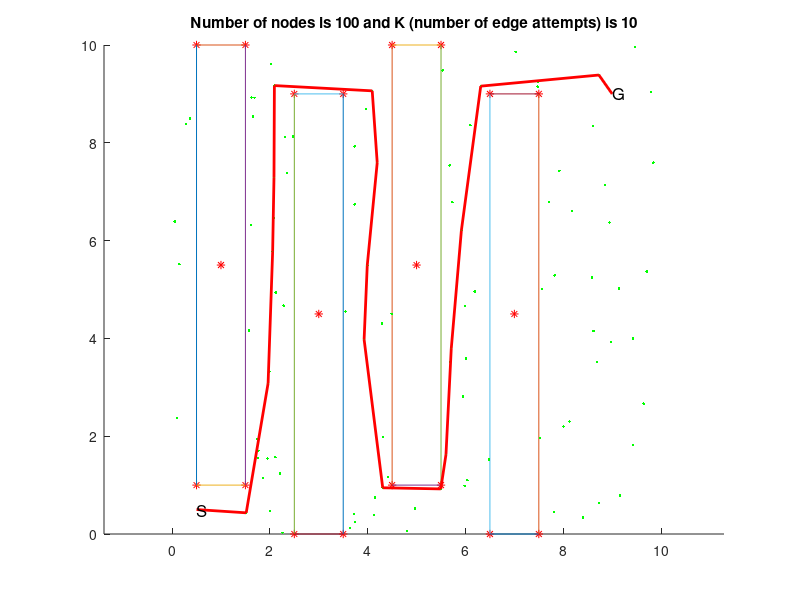

Write the MATLAB code that produced this figure.
clf
% Automatically generated by solvePlanningProblem using
% #nodes=100
% #edges per node10
% step size for collision check 0.1
% xMin=0
% xMax=10
% yMin=0
% yMax=10
% worldModel="MyWorld"
% problem spec file "problem2.txt"

clf
hold on
plot(1,5.5,'*r')
plot(0.5,1,'*r')
plot(0.5,10,'*r')
plot(1.5,10,'*r')
plot(1.5,1,'*r')
plot([0.5 0.5],[1,10])
plot([1.5 0.5],[10,10])
plot([0.5 1.5],[1,1])
plot([1.5 1.5],[10,1])
plot(3,4.5,'*r')
plot(2.5,0,'*r')
plot(2.5,9,'*r')
plot(3.5,9,'*r')
plot(3.5,0,'*r')
plot([2.5 2.5],[0,9])
plot([3.5 2.5],[9,9])
plot([2.5 3.5],[0,0])
plot([3.5 3.5],[9,0])
plot(5,5.5,'*r')
plot(4.5,1,'*r')
plot(4.5,10,'*r')
plot(5.5,10,'*r')
plot(5.5,1,'*r')
plot([4.5 4.5],[1,10])
plot([5.5 4.5],[10,10])
plot([4.5 5.5],[1,1])
plot([5.5 5.5],[10,1])
plot(7,4.5,'*r')
plot(6.5,0,'*r')
plot(6.5,9,'*r')
plot(7.5,9,'*r')
plot(7.5,0,'*r')
plot([6.5 6.5],[0,9])
plot([7.5 6.5],[9,9])
plot([6.5 7.5],[0,0])
plot([7.5 7.5],[9,0])
plot(8.94546,6.3695,'.g')
plot(2.25858,0.0255504,'.g')
plot(9.42607,3.99754,'.g')
plot(4.80931,0.0593302,'.g')
plot(5.60133,1.62691,'.g')
plot(2.2057,1.23496,'.g')
plot(5.98387,0.985965,'.g')
plot(3.54641,4.55184,'.g')
plot(1.98985,3.32525,'.g')
plot(7.82444,5.28703,'.g')
plot(9.14173,5.01807,'.g')
plot(8.72906,9.38582,'.g')
plot(7.47601,9.24599,'.g')
plot(8.61868,4.15015,'.g')
plot(1.61161,6.31917,'.g')
plot(6.3122,9.1585,'.g')
plot(5.53576,9.48221,'.g')
plot(7.52615,1.96157,'.g')
plot(8.1283,2.29969,'.g')
plot(4.30779,0.945295,'.g')
plot(7.5656,5.00445,'.g')
plot(9.8404,7.59521,'.g')
plot(8.61179,8.3472,'.g')
plot(8.58483,5.24628,'.g')
plot(4.29192,4.30535,'.g')
plot(0.1001,2.3723,'.g')
plot(8.00453,2.19928,'.g')
plot(4.42204,1.16331,'.g')
plot(1.68495,8.92146,'.g')
plot(4.14772,0.745988,'.g')
plot(7.81225,0.4542,'.g')
plot(3.73515,6.74084,'.g')
plot(4.96463,0.525622,'.g')
plot(4.13044,0.387375,'.g')
plot(5.49479,0.922157,'.g')
plot(8.69421,3.51751,'.g')
plot(8.84674,7.13578,'.g')
plot(5.95007,2.80799,'.g')
plot(3.92717,3.97793,'.g')
plot(5.67784,7.53788,'.g')
plot(9.16111,0.783961,'.g')
plot(6.03803,1.10161,'.g')
plot(7.476,9.14777,'.g')
plot(1.85941,1.14928,'.g')
plot(5.91636,6.20742,'.g')
plot(8.17853,6.61044,'.g')
plot(1.65577,8.53869,'.g')
plot(9.78872,9.0368,'.g')
plot(1.51606,0.433272,'.g')
plot(2.00098,0.473928,'.g')
plot(5.99302,4.66635,'.g')
plot(5.73432,6.78561,'.g')
plot(5.70916,3.78843,'.g')
plot(2.11231,1.57208,'.g')
plot(1.96365,3.08227,'.g')
plot(3.73834,0.248942,'.g')
plot(3.9691,8.68817,'.g')
plot(2.08409,7.28964,'.g')
plot(7.02564,9.86222,'.g')
plot(4.3132,1.98444,'.g')
plot(2.47088,8.13014,'.g')
plot(6.09855,8.35978,'.g')
plot(9.64376,2.66676,'.g')
plot(0.284309,8.38748,'.g')
plot(8.40485,0.340634,'.g')
plot(7.71445,6.78682,'.g')
plot(6.01318,3.58759,'.g')
plot(2.05663,5.77256,'.g')
plot(9.42773,1.81504,'.g')
plot(8.73271,0.634281,'.g')
plot(0.367614,8.49301,'.g')
plot(2.02949,9.61161,'.g')
plot(2.34589,7.38221,'.g')
plot(4.09288,9.06242,'.g')
plot(2.09253,9.17029,'.g')
plot(1.57578,4.15856,'.g')
plot(9.46332,9.96206,'.g')
plot(2.30845,8.12201,'.g')
plot(1.62426,8.9286,'.g')
plot(9.70699,5.36632,'.g')
plot(1.76306,1.70302,'.g')
plot(6.4837,1.51943,'.g')
plot(4.19513,7.59349,'.g')
plot(3.73463,7.92537,'.g')
plot(1.73154,1.93804,'.g')
plot(3.71633,0.41081,'.g')
plot(4.49066,4.50177,'.g')
plot(0.0545243,6.38997,'.g')
plot(6.19057,4.95608,'.g')
plot(2.07512,6.46478,'.g')
plot(3.64135,0.124229,'.g')
plot(7.92036,7.42839,'.g')
plot(8.97626,3.92456,'.g')
plot(0.150266,5.52045,'.g')
plot(2.12262,4.93907,'.g')
plot(5.68951,3.51799,'.g')
plot(3.99152,5.49365,'.g')
plot(1.76305,1.55808,'.g')
plot(2.28326,4.67019,'.g')
plot(1.94928,1.54588,'.g')
if 0
  plot([9.42607,8.94546] ,[3.99754, 6.3695], 'k')
  plot([2.2057,2.25858] ,[1.23496, 0.0255504], 'k')
  plot([5.98387,5.60133] ,[0.985965, 1.62691], 'k')
  plot([5.98387,4.80931] ,[0.985965, 0.0593302], 'k')
  plot([1.98985,2.2057] ,[3.32525, 1.23496], 'k')
  plot([1.98985,2.25858] ,[3.32525, 0.0255504], 'k')
  plot([7.82444,8.94546] ,[5.28703, 6.3695], 'k')
  plot([7.82444,9.42607] ,[5.28703, 3.99754], 'k')
  plot([9.14173,9.42607] ,[5.01807, 3.99754], 'k')
  plot([9.14173,7.82444] ,[5.01807, 5.28703], 'k')
  plot([9.14173,8.94546] ,[5.01807, 6.3695], 'k')
  plot([8.72906,8.94546] ,[9.38582, 6.3695], 'k')
  plot([8.72906,7.82444] ,[9.38582, 5.28703], 'k')
  plot([8.72906,9.14173] ,[9.38582, 5.01807], 'k')
  plot([8.72906,9.42607] ,[9.38582, 3.99754], 'k')
  plot([7.47601,8.72906] ,[9.24599, 9.38582], 'k')
  plot([7.47601,8.94546] ,[9.24599, 6.3695], 'k')
  plot([7.47601,7.82444] ,[9.24599, 5.28703], 'k')
  plot([7.47601,9.14173] ,[9.24599, 5.01807], 'k')
  plot([7.47601,9.42607] ,[9.24599, 3.99754], 'k')
  plot([8.61868,9.42607] ,[4.15015, 3.99754], 'k')
  plot([8.61868,9.14173] ,[4.15015, 5.01807], 'k')
  plot([8.61868,7.82444] ,[4.15015, 5.28703], 'k')
  plot([8.61868,8.94546] ,[4.15015, 6.3695], 'k')
  plot([8.61868,7.47601] ,[4.15015, 9.24599], 'k')
  plot([8.61868,8.72906] ,[4.15015, 9.38582], 'k')
  plot([1.61161,1.98985] ,[6.31917, 3.32525], 'k')
  plot([1.61161,2.2057] ,[6.31917, 1.23496], 'k')
  plot([1.61161,2.25858] ,[6.31917, 0.0255504], 'k')
  plot([6.3122,7.47601] ,[9.1585, 9.24599], 'k')
  plot([6.3122,8.72906] ,[9.1585, 9.38582], 'k')
  plot([5.53576,6.3122] ,[9.48221, 9.1585], 'k')
  plot([5.53576,7.47601] ,[9.48221, 9.24599], 'k')
  plot([5.53576,8.72906] ,[9.48221, 9.38582], 'k')
  plot([7.52615,8.61868] ,[1.96157, 4.15015], 'k')
  plot([7.52615,9.42607] ,[1.96157, 3.99754], 'k')
  plot([7.52615,7.82444] ,[1.96157, 5.28703], 'k')
  plot([7.52615,9.14173] ,[1.96157, 5.01807], 'k')
  plot([7.52615,8.94546] ,[1.96157, 6.3695], 'k')
  plot([8.1283,8.61868] ,[2.29969, 4.15015], 'k')
  plot([8.1283,9.42607] ,[2.29969, 3.99754], 'k')
  plot([8.1283,9.14173] ,[2.29969, 5.01807], 'k')
  plot([8.1283,7.82444] ,[2.29969, 5.28703], 'k')
  plot([8.1283,8.94546] ,[2.29969, 6.3695], 'k')
  plot([4.30779,4.80931] ,[0.945295, 0.0593302], 'k')
  plot([4.30779,5.98387] ,[0.945295, 0.985965], 'k')
  plot([4.30779,3.54641] ,[0.945295, 4.55184], 'k')
  plot([7.5656,7.82444] ,[5.00445, 5.28703], 'k')
  plot([7.5656,8.61868] ,[5.00445, 4.15015], 'k')
  plot([7.5656,9.14173] ,[5.00445, 5.01807], 'k')
  plot([7.5656,8.94546] ,[5.00445, 6.3695], 'k')
  plot([7.5656,9.42607] ,[5.00445, 3.99754], 'k')
  plot([7.5656,8.1283] ,[5.00445, 2.29969], 'k')
  plot([7.5656,7.52615] ,[5.00445, 1.96157], 'k')
  plot([9.8404,8.94546] ,[7.59521, 6.3695], 'k')
  plot([9.8404,8.72906] ,[7.59521, 9.38582], 'k')
  plot([9.8404,9.14173] ,[7.59521, 5.01807], 'k')
  plot([9.8404,7.47601] ,[7.59521, 9.24599], 'k')
  plot([9.8404,7.82444] ,[7.59521, 5.28703], 'k')
  plot([9.8404,9.42607] ,[7.59521, 3.99754], 'k')
  plot([9.8404,8.61868] ,[7.59521, 4.15015], 'k')
  plot([8.61179,8.72906] ,[8.3472, 9.38582], 'k')
  plot([8.61179,9.8404] ,[8.3472, 7.59521], 'k')
  plot([8.61179,7.47601] ,[8.3472, 9.24599], 'k')
  plot([8.61179,8.94546] ,[8.3472, 6.3695], 'k')
  plot([8.61179,7.82444] ,[8.3472, 5.28703], 'k')
  plot([8.61179,9.14173] ,[8.3472, 5.01807], 'k')
  plot([8.61179,7.5656] ,[8.3472, 5.00445], 'k')
  plot([8.61179,8.61868] ,[8.3472, 4.15015], 'k')
  plot([8.58483,9.14173] ,[5.24628, 5.01807], 'k')
  plot([8.58483,7.82444] ,[5.24628, 5.28703], 'k')
  plot([8.58483,8.61868] ,[5.24628, 4.15015], 'k')
  plot([8.58483,8.94546] ,[5.24628, 6.3695], 'k')
  plot([8.58483,9.42607] ,[5.24628, 3.99754], 'k')
  plot([8.58483,9.8404] ,[5.24628, 7.59521], 'k')
  plot([8.58483,8.1283] ,[5.24628, 2.29969], 'k')
  plot([8.58483,8.61179] ,[5.24628, 8.3472], 'k')
  plot([4.29192,4.30779] ,[4.30535, 0.945295], 'k')
  plot([8.00453,8.1283] ,[2.19928, 2.29969], 'k')
  plot([8.00453,8.61868] ,[2.19928, 4.15015], 'k')
  plot([8.00453,9.42607] ,[2.19928, 3.99754], 'k')
  plot([8.00453,7.5656] ,[2.19928, 5.00445], 'k')
  plot([8.00453,9.14173] ,[2.19928, 5.01807], 'k')
  plot([8.00453,7.82444] ,[2.19928, 5.28703], 'k')
  plot([8.00453,8.58483] ,[2.19928, 5.24628], 'k')
  plot([4.42204,4.30779] ,[1.16331, 0.945295], 'k')
  plot([4.42204,4.80931] ,[1.16331, 0.0593302], 'k')
  plot([4.42204,4.29192] ,[1.16331, 4.30535], 'k')
  plot([4.42204,3.54641] ,[1.16331, 4.55184], 'k')
  plot([1.68495,1.61161] ,[8.92146, 6.31917], 'k')
  plot([1.68495,1.98985] ,[8.92146, 3.32525], 'k')
  plot([4.14772,4.30779] ,[0.745988, 0.945295], 'k')
  plot([4.14772,4.42204] ,[0.745988, 1.16331], 'k')
  plot([4.14772,4.80931] ,[0.745988, 0.0593302], 'k')
  plot([4.14772,5.98387] ,[0.745988, 0.985965], 'k')
  plot([4.14772,4.29192] ,[0.745988, 4.30535], 'k')
  plot([7.81225,7.52615] ,[0.4542, 1.96157], 'k')
  plot([7.81225,8.00453] ,[0.4542, 2.19928], 'k')
  plot([7.81225,8.1283] ,[0.4542, 2.29969], 'k')
  plot([7.81225,8.61868] ,[0.4542, 4.15015], 'k')
  plot([3.73515,3.54641] ,[6.74084, 4.55184], 'k')
  plot([3.73515,4.29192] ,[6.74084, 4.30535], 'k')
  plot([4.96463,4.80931] ,[0.525622, 0.0593302], 'k')
  plot([4.96463,4.30779] ,[0.525622, 0.945295], 'k')
  plot([4.96463,4.14772] ,[0.525622, 0.745988], 'k')
  plot([4.96463,5.98387] ,[0.525622, 0.985965], 'k')
  plot([4.13044,4.14772] ,[0.387375, 0.745988], 'k')
  plot([4.13044,4.30779] ,[0.387375, 0.945295], 'k')
  plot([4.13044,4.80931] ,[0.387375, 0.0593302], 'k')
  plot([4.13044,4.42204] ,[0.387375, 1.16331], 'k')
  plot([4.13044,4.96463] ,[0.387375, 0.525622], 'k')
  plot([4.13044,5.98387] ,[0.387375, 0.985965], 'k')
  plot([5.49479,5.98387] ,[0.922157, 0.985965], 'k')
  plot([5.49479,4.96463] ,[0.922157, 0.525622], 'k')
  plot([5.49479,5.60133] ,[0.922157, 1.62691], 'k')
  plot([5.49479,4.80931] ,[0.922157, 0.0593302], 'k')
  plot([5.49479,4.30779] ,[0.922157, 0.945295], 'k')
  plot([5.49479,4.14772] ,[0.922157, 0.745988], 'k')
  plot([5.49479,4.13044] ,[0.922157, 0.387375], 'k')
  plot([8.69421,8.61868] ,[3.51751, 4.15015], 'k')
  plot([8.69421,9.42607] ,[3.51751, 3.99754], 'k')
  plot([8.69421,8.1283] ,[3.51751, 2.29969], 'k')
  plot([8.69421,8.00453] ,[3.51751, 2.19928], 'k')
  plot([8.69421,9.14173] ,[3.51751, 5.01807], 'k')
  plot([8.69421,8.58483] ,[3.51751, 5.24628], 'k')
  plot([8.69421,7.5656] ,[3.51751, 5.00445], 'k')
  plot([8.69421,7.82444] ,[3.51751, 5.28703], 'k')
  plot([8.69421,8.94546] ,[3.51751, 6.3695], 'k')
  plot([8.84674,8.94546] ,[7.13578, 6.3695], 'k')
  plot([8.84674,9.8404] ,[7.13578, 7.59521], 'k')
  plot([8.84674,8.61179] ,[7.13578, 8.3472], 'k')
  plot([8.84674,8.58483] ,[7.13578, 5.24628], 'k')
  plot([8.84674,7.82444] ,[7.13578, 5.28703], 'k')
  plot([8.84674,9.14173] ,[7.13578, 5.01807], 'k')
  plot([8.84674,8.72906] ,[7.13578, 9.38582], 'k')
  plot([8.84674,7.5656] ,[7.13578, 5.00445], 'k')
  plot([8.84674,7.47601] ,[7.13578, 9.24599], 'k')
  plot([8.84674,8.61868] ,[7.13578, 4.15015], 'k')
  plot([5.95007,5.60133] ,[2.80799, 1.62691], 'k')
  plot([5.95007,5.98387] ,[2.80799, 0.985965], 'k')
  plot([5.95007,5.49479] ,[2.80799, 0.922157], 'k')
  plot([3.92717,4.29192] ,[3.97793, 4.30535], 'k')
  plot([3.92717,3.73515] ,[3.97793, 6.74084], 'k')
  plot([3.92717,4.42204] ,[3.97793, 1.16331], 'k')
  plot([3.92717,4.30779] ,[3.97793, 0.945295], 'k')
  plot([3.92717,4.14772] ,[3.97793, 0.745988], 'k')
  plot([5.67784,6.3122] ,[7.53788, 9.1585], 'k')
  plot([5.67784,5.53576] ,[7.53788, 9.48221], 'k')
  plot([9.16111,7.81225] ,[0.783961, 0.4542], 'k')
  plot([9.16111,8.00453] ,[0.783961, 2.19928], 'k')
  plot([9.16111,8.1283] ,[0.783961, 2.29969], 'k')
  plot([9.16111,8.69421] ,[0.783961, 3.51751], 'k')
  plot([9.16111,9.42607] ,[0.783961, 3.99754], 'k')
  plot([9.16111,8.61868] ,[0.783961, 4.15015], 'k')
  plot([6.03803,5.98387] ,[1.10161, 0.985965], 'k')
  plot([6.03803,5.49479] ,[1.10161, 0.922157], 'k')
  plot([6.03803,5.60133] ,[1.10161, 1.62691], 'k')
  plot([6.03803,4.96463] ,[1.10161, 0.525622], 'k')
  plot([6.03803,4.80931] ,[1.10161, 0.0593302], 'k')
  plot([6.03803,5.95007] ,[1.10161, 2.80799], 'k')
  plot([7.476,7.47601] ,[9.14777, 9.24599], 'k')
  plot([7.476,6.3122] ,[9.14777, 9.1585], 'k')
  plot([7.476,8.72906] ,[9.14777, 9.38582], 'k')
  plot([7.476,8.61179] ,[9.14777, 8.3472], 'k')
  plot([7.476,8.84674] ,[9.14777, 7.13578], 'k')
  plot([7.476,9.8404] ,[9.14777, 7.59521], 'k')
  plot([7.476,8.94546] ,[9.14777, 6.3695], 'k')
  plot([1.85941,2.2057] ,[1.14928, 1.23496], 'k')
  plot([1.85941,2.25858] ,[1.14928, 0.0255504], 'k')
  plot([1.85941,1.98985] ,[1.14928, 3.32525], 'k')
  plot([5.91636,5.67784] ,[6.20742, 7.53788], 'k')
  plot([5.91636,6.3122] ,[6.20742, 9.1585], 'k')
  plot([8.17853,8.94546] ,[6.61044, 6.3695], 'k')
  plot([8.17853,8.84674] ,[6.61044, 7.13578], 'k')
  plot([8.17853,7.82444] ,[6.61044, 5.28703], 'k')
  plot([8.17853,8.58483] ,[6.61044, 5.24628], 'k')
  plot([8.17853,7.5656] ,[6.61044, 5.00445], 'k')
  plot([8.17853,8.61179] ,[6.61044, 8.3472], 'k')
  plot([8.17853,9.14173] ,[6.61044, 5.01807], 'k')
  plot([8.17853,9.8404] ,[6.61044, 7.59521], 'k')
  plot([8.17853,8.61868] ,[6.61044, 4.15015], 'k')
  plot([1.65577,1.68495] ,[8.53869, 8.92146], 'k')
  plot([1.65577,1.61161] ,[8.53869, 6.31917], 'k')
  plot([9.78872,8.72906] ,[9.0368, 9.38582], 'k')
  plot([9.78872,8.61179] ,[9.0368, 8.3472], 'k')
  plot([9.78872,9.8404] ,[9.0368, 7.59521], 'k')
  plot([9.78872,8.84674] ,[9.0368, 7.13578], 'k')
  plot([9.78872,7.476] ,[9.0368, 9.14777], 'k')
  plot([9.78872,7.47601] ,[9.0368, 9.24599], 'k')
  plot([9.78872,8.94546] ,[9.0368, 6.3695], 'k')
  plot([9.78872,8.17853] ,[9.0368, 6.61044], 'k')
  plot([9.78872,6.3122] ,[9.0368, 9.1585], 'k')
  plot([9.78872,8.58483] ,[9.0368, 5.24628], 'k')
  plot([1.51606,1.85941] ,[0.433272, 1.14928], 'k')
  plot([1.51606,2.25858] ,[0.433272, 0.0255504], 'k')
  plot([1.51606,2.2057] ,[0.433272, 1.23496], 'k')
  plot([1.51606,1.98985] ,[0.433272, 3.32525], 'k')
  plot([2.00098,1.51606] ,[0.473928, 0.433272], 'k')
  plot([2.00098,2.25858] ,[0.473928, 0.0255504], 'k')
  plot([2.00098,1.85941] ,[0.473928, 1.14928], 'k')
  plot([2.00098,2.2057] ,[0.473928, 1.23496], 'k')
  plot([5.99302,5.91636] ,[4.66635, 6.20742], 'k')
  plot([5.99302,5.95007] ,[4.66635, 2.80799], 'k')
  plot([5.99302,5.67784] ,[4.66635, 7.53788], 'k')
  plot([5.73432,5.91636] ,[6.78561, 6.20742], 'k')
  plot([5.73432,5.67784] ,[6.78561, 7.53788], 'k')
  plot([5.73432,5.99302] ,[6.78561, 4.66635], 'k')
  plot([5.73432,6.3122] ,[6.78561, 9.1585], 'k')
  plot([5.73432,5.53576] ,[6.78561, 9.48221], 'k')
  plot([5.70916,5.99302] ,[3.78843, 4.66635], 'k')
  plot([5.70916,5.95007] ,[3.78843, 2.80799], 'k')
  plot([5.70916,5.60133] ,[3.78843, 1.62691], 'k')
  plot([5.70916,5.91636] ,[3.78843, 6.20742], 'k')
  plot([2.11231,2.2057] ,[1.57208, 1.23496], 'k')
  plot([2.11231,1.85941] ,[1.57208, 1.14928], 'k')
  plot([2.11231,2.00098] ,[1.57208, 0.473928], 'k')
  plot([2.11231,1.51606] ,[1.57208, 0.433272], 'k')
  plot([2.11231,2.25858] ,[1.57208, 0.0255504], 'k')
  plot([2.11231,1.98985] ,[1.57208, 3.32525], 'k')
  plot([1.96365,1.98985] ,[3.08227, 3.32525], 'k')
  plot([1.96365,2.11231] ,[3.08227, 1.57208], 'k')
  plot([1.96365,2.2057] ,[3.08227, 1.23496], 'k')
  plot([1.96365,1.85941] ,[3.08227, 1.14928], 'k')
  plot([1.96365,2.00098] ,[3.08227, 0.473928], 'k')
  plot([1.96365,1.51606] ,[3.08227, 0.433272], 'k')
  plot([3.73834,4.13044] ,[0.248942, 0.387375], 'k')
  plot([3.73834,4.14772] ,[0.248942, 0.745988], 'k')
  plot([3.73834,4.30779] ,[0.248942, 0.945295], 'k')
  plot([3.73834,4.80931] ,[0.248942, 0.0593302], 'k')
  plot([3.73834,4.42204] ,[0.248942, 1.16331], 'k')
  plot([3.73834,4.96463] ,[0.248942, 0.525622], 'k')
  plot([3.73834,5.49479] ,[0.248942, 0.922157], 'k')
  plot([3.9691,3.73515] ,[8.68817, 6.74084], 'k')
  plot([2.08409,1.61161] ,[7.28964, 6.31917], 'k')
  plot([2.08409,1.65577] ,[7.28964, 8.53869], 'k')
  plot([2.08409,1.68495] ,[7.28964, 8.92146], 'k')
  plot([7.02564,7.47601] ,[9.86222, 9.24599], 'k')
  plot([7.02564,7.476] ,[9.86222, 9.14777], 'k')
  plot([7.02564,6.3122] ,[9.86222, 9.1585], 'k')
  plot([7.02564,8.72906] ,[9.86222, 9.38582], 'k')
  plot([7.02564,8.61179] ,[9.86222, 8.3472], 'k')
  plot([7.02564,9.78872] ,[9.86222, 9.0368], 'k')
  plot([7.02564,8.84674] ,[9.86222, 7.13578], 'k')
  plot([4.3132,4.42204] ,[1.98444, 1.16331], 'k')
  plot([4.3132,4.30779] ,[1.98444, 0.945295], 'k')
  plot([4.3132,4.14772] ,[1.98444, 0.745988], 'k')
  plot([4.3132,4.13044] ,[1.98444, 0.387375], 'k')
  plot([4.3132,3.73834] ,[1.98444, 0.248942], 'k')
  plot([2.47088,1.65577] ,[8.13014, 8.53869], 'k')
  plot([2.47088,2.08409] ,[8.13014, 7.28964], 'k')
  plot([2.47088,1.68495] ,[8.13014, 8.92146], 'k')
  plot([2.47088,1.61161] ,[8.13014, 6.31917], 'k')
  plot([6.09855,6.3122] ,[8.35978, 9.1585], 'k')
  plot([6.09855,5.67784] ,[8.35978, 7.53788], 'k')
  plot([6.09855,5.73432] ,[8.35978, 6.78561], 'k')
  plot([6.09855,7.02564] ,[8.35978, 9.86222], 'k')
  plot([6.09855,5.91636] ,[8.35978, 6.20742], 'k')
  plot([9.64376,8.69421] ,[2.66676, 3.51751], 'k')
  plot([9.64376,9.42607] ,[2.66676, 3.99754], 'k')
  plot([9.64376,8.1283] ,[2.66676, 2.29969], 'k')
  plot([9.64376,8.00453] ,[2.66676, 2.19928], 'k')
  plot([9.64376,8.61868] ,[2.66676, 4.15015], 'k')
  plot([9.64376,9.16111] ,[2.66676, 0.783961], 'k')
  plot([9.64376,9.14173] ,[2.66676, 5.01807], 'k')
  plot([9.64376,8.58483] ,[2.66676, 5.24628], 'k')
  plot([9.64376,7.81225] ,[2.66676, 0.4542], 'k')
  plot([8.40485,7.81225] ,[0.340634, 0.4542], 'k')
  plot([8.40485,9.16111] ,[0.340634, 0.783961], 'k')
  plot([8.40485,8.00453] ,[0.340634, 2.19928], 'k')
  plot([8.40485,8.1283] ,[0.340634, 2.29969], 'k')
  plot([8.40485,9.64376] ,[0.340634, 2.66676], 'k')
  plot([7.71445,8.17853] ,[6.78682, 6.61044], 'k')
  plot([7.71445,8.84674] ,[6.78682, 7.13578], 'k')
  plot([7.71445,8.94546] ,[6.78682, 6.3695], 'k')
  plot([7.71445,7.82444] ,[6.78682, 5.28703], 'k')
  plot([7.71445,8.58483] ,[6.78682, 5.24628], 'k')
  plot([7.71445,7.5656] ,[6.78682, 5.00445], 'k')
  plot([7.71445,8.61179] ,[6.78682, 8.3472], 'k')
  plot([6.01318,5.70916] ,[3.58759, 3.78843], 'k')
  plot([6.01318,5.95007] ,[3.58759, 2.80799], 'k')
  plot([6.01318,5.99302] ,[3.58759, 4.66635], 'k')
  plot([6.01318,5.60133] ,[3.58759, 1.62691], 'k')
  plot([2.05663,1.61161] ,[5.77256, 6.31917], 'k')
  plot([2.05663,2.08409] ,[5.77256, 7.28964], 'k')
  plot([2.05663,2.47088] ,[5.77256, 8.13014], 'k')
  plot([2.05663,1.98985] ,[5.77256, 3.32525], 'k')
  plot([2.05663,1.96365] ,[5.77256, 3.08227], 'k')
  plot([2.05663,1.65577] ,[5.77256, 8.53869], 'k')
  plot([9.42773,9.64376] ,[1.81504, 2.66676], 'k')
  plot([9.42773,9.16111] ,[1.81504, 0.783961], 'k')
  plot([9.42773,8.1283] ,[1.81504, 2.29969], 'k')
  plot([9.42773,8.00453] ,[1.81504, 2.19928], 'k')
  plot([9.42773,8.40485] ,[1.81504, 0.340634], 'k')
  plot([9.42773,8.69421] ,[1.81504, 3.51751], 'k')
  plot([9.42773,7.81225] ,[1.81504, 0.4542], 'k')
  plot([9.42773,9.42607] ,[1.81504, 3.99754], 'k')
  plot([9.42773,8.61868] ,[1.81504, 4.15015], 'k')
  plot([8.73271,8.40485] ,[0.634281, 0.340634], 'k')
  plot([8.73271,9.16111] ,[0.634281, 0.783961], 'k')
  plot([8.73271,7.81225] ,[0.634281, 0.4542], 'k')
  plot([8.73271,9.42773] ,[0.634281, 1.81504], 'k')
  plot([8.73271,8.00453] ,[0.634281, 2.19928], 'k')
  plot([8.73271,8.1283] ,[0.634281, 2.29969], 'k')
  plot([8.73271,9.64376] ,[0.634281, 2.66676], 'k')
  plot([0.367614,0.284309] ,[8.49301, 8.38748], 'k')
  plot([2.02949,1.68495] ,[9.61161, 8.92146], 'k')
  plot([2.02949,1.65577] ,[9.61161, 8.53869], 'k')
  plot([2.02949,2.47088] ,[9.61161, 8.13014], 'k')
  plot([2.02949,2.08409] ,[9.61161, 7.28964], 'k')
  plot([2.02949,1.61161] ,[9.61161, 6.31917], 'k')
  plot([2.34589,2.08409] ,[7.38221, 7.28964], 'k')
  plot([2.34589,2.47088] ,[7.38221, 8.13014], 'k')
  plot([2.34589,1.61161] ,[7.38221, 6.31917], 'k')
  plot([2.34589,1.65577] ,[7.38221, 8.53869], 'k')
  plot([2.34589,2.05663] ,[7.38221, 5.77256], 'k')
  plot([2.34589,1.68495] ,[7.38221, 8.92146], 'k')
  plot([2.34589,2.02949] ,[7.38221, 9.61161], 'k')
  plot([4.09288,3.9691] ,[9.06242, 8.68817], 'k')
  plot([4.09288,2.02949] ,[9.06242, 9.61161], 'k')
  plot([4.09288,3.73515] ,[9.06242, 6.74084], 'k')
  plot([2.09253,2.02949] ,[9.17029, 9.61161], 'k')
  plot([2.09253,1.68495] ,[9.17029, 8.92146], 'k')
  plot([2.09253,1.65577] ,[9.17029, 8.53869], 'k')
  plot([2.09253,2.34589] ,[9.17029, 7.38221], 'k')
  plot([2.09253,2.08409] ,[9.17029, 7.28964], 'k')
  plot([2.09253,4.09288] ,[9.17029, 9.06242], 'k')
  plot([1.57578,1.98985] ,[4.15856, 3.32525], 'k')
  plot([1.57578,1.96365] ,[4.15856, 3.08227], 'k')
  plot([1.57578,2.05663] ,[4.15856, 5.77256], 'k')
  plot([1.57578,1.61161] ,[4.15856, 6.31917], 'k')
  plot([1.57578,2.11231] ,[4.15856, 1.57208], 'k')
  plot([1.57578,2.2057] ,[4.15856, 1.23496], 'k')
  plot([9.46332,8.72906] ,[9.96206, 9.38582], 'k')
  plot([9.46332,9.78872] ,[9.96206, 9.0368], 'k')
  plot([9.46332,8.61179] ,[9.96206, 8.3472], 'k')
  plot([9.46332,7.47601] ,[9.96206, 9.24599], 'k')
  plot([9.46332,7.476] ,[9.96206, 9.14777], 'k')
  plot([9.46332,9.8404] ,[9.96206, 7.59521], 'k')
  plot([9.46332,7.02564] ,[9.96206, 9.86222], 'k')
  plot([9.46332,8.84674] ,[9.96206, 7.13578], 'k')
  plot([9.46332,6.3122] ,[9.96206, 9.1585], 'k')
  plot([9.46332,8.17853] ,[9.96206, 6.61044], 'k')
  plot([2.30845,2.34589] ,[8.12201, 7.38221], 'k')
  plot([2.30845,1.65577] ,[8.12201, 8.53869], 'k')
  plot([2.30845,2.08409] ,[8.12201, 7.28964], 'k')
  plot([2.30845,1.68495] ,[8.12201, 8.92146], 'k')
  plot([2.30845,2.09253] ,[8.12201, 9.17029], 'k')
  plot([2.30845,2.02949] ,[8.12201, 9.61161], 'k')
  plot([2.30845,1.61161] ,[8.12201, 6.31917], 'k')
  plot([1.62426,1.68495] ,[8.9286, 8.92146], 'k')
  plot([1.62426,1.65577] ,[8.9286, 8.53869], 'k')
  plot([1.62426,2.09253] ,[8.9286, 9.17029], 'k')
  plot([1.62426,2.02949] ,[8.9286, 9.61161], 'k')
  plot([1.62426,2.30845] ,[8.9286, 8.12201], 'k')
  plot([1.62426,2.08409] ,[8.9286, 7.28964], 'k')
  plot([1.62426,2.34589] ,[8.9286, 7.38221], 'k')
  plot([9.70699,9.14173] ,[5.36632, 5.01807], 'k')
  plot([9.70699,8.58483] ,[5.36632, 5.24628], 'k')
  plot([9.70699,8.94546] ,[5.36632, 6.3695], 'k')
  plot([9.70699,9.42607] ,[5.36632, 3.99754], 'k')
  plot([9.70699,8.61868] ,[5.36632, 4.15015], 'k')
  plot([9.70699,7.82444] ,[5.36632, 5.28703], 'k')
  plot([9.70699,8.84674] ,[5.36632, 7.13578], 'k')
  plot([9.70699,8.17853] ,[5.36632, 6.61044], 'k')
  plot([9.70699,8.69421] ,[5.36632, 3.51751], 'k')
  plot([1.76306,2.11231] ,[1.70302, 1.57208], 'k')
  plot([1.76306,1.85941] ,[1.70302, 1.14928], 'k')
  plot([1.76306,2.2057] ,[1.70302, 1.23496], 'k')
  plot([1.76306,2.00098] ,[1.70302, 0.473928], 'k')
  plot([1.76306,1.51606] ,[1.70302, 0.433272], 'k')
  plot([1.76306,1.96365] ,[1.70302, 3.08227], 'k')
  plot([1.76306,1.98985] ,[1.70302, 3.32525], 'k')
  plot([1.76306,2.25858] ,[1.70302, 0.0255504], 'k')
  plot([6.4837,6.03803] ,[1.51943, 1.10161], 'k')
  plot([6.4837,5.98387] ,[1.51943, 0.985965], 'k')
  plot([6.4837,5.60133] ,[1.51943, 1.62691], 'k')
  plot([6.4837,5.49479] ,[1.51943, 0.922157], 'k')
  plot([6.4837,5.95007] ,[1.51943, 2.80799], 'k')
  plot([6.4837,4.96463] ,[1.51943, 0.525622], 'k')
  plot([4.19513,3.73515] ,[7.59349, 6.74084], 'k')
  plot([4.19513,3.9691] ,[7.59349, 8.68817], 'k')
  plot([4.19513,4.09288] ,[7.59349, 9.06242], 'k')
  plot([3.73463,4.19513] ,[7.92537, 7.59349], 'k')
  plot([3.73463,3.9691] ,[7.92537, 8.68817], 'k')
  plot([3.73463,3.73515] ,[7.92537, 6.74084], 'k')
  plot([3.73463,4.09288] ,[7.92537, 9.06242], 'k')
  plot([1.73154,1.76306] ,[1.93804, 1.70302], 'k')
  plot([1.73154,2.11231] ,[1.93804, 1.57208], 'k')
  plot([1.73154,1.85941] ,[1.93804, 1.14928], 'k')
  plot([1.73154,2.2057] ,[1.93804, 1.23496], 'k')
  plot([1.73154,1.96365] ,[1.93804, 3.08227], 'k')
  plot([1.73154,1.98985] ,[1.93804, 3.32525], 'k')
  plot([1.73154,2.00098] ,[1.93804, 0.473928], 'k')
  plot([1.73154,1.51606] ,[1.93804, 0.433272], 'k')
  plot([1.73154,2.25858] ,[1.93804, 0.0255504], 'k')
  plot([3.71633,3.73834] ,[0.41081, 0.248942], 'k')
  plot([3.71633,4.13044] ,[0.41081, 0.387375], 'k')
  plot([3.71633,4.14772] ,[0.41081, 0.745988], 'k')
  plot([3.71633,4.30779] ,[0.41081, 0.945295], 'k')
  plot([3.71633,4.42204] ,[0.41081, 1.16331], 'k')
  plot([3.71633,4.80931] ,[0.41081, 0.0593302], 'k')
  plot([3.71633,4.96463] ,[0.41081, 0.525622], 'k')
  plot([3.71633,4.3132] ,[0.41081, 1.98444], 'k')
  plot([4.49066,4.29192] ,[4.50177, 4.30535], 'k')
  plot([4.49066,3.92717] ,[4.50177, 3.97793], 'k')
  plot([4.49066,3.73515] ,[4.50177, 6.74084], 'k')
  plot([4.49066,4.3132] ,[4.50177, 1.98444], 'k')
  plot([0.0545243,0.284309] ,[6.38997, 8.38748], 'k')
  plot([0.0545243,0.367614] ,[6.38997, 8.49301], 'k')
  plot([6.19057,5.99302] ,[4.95608, 4.66635], 'k')
  plot([6.19057,5.70916] ,[4.95608, 3.78843], 'k')
  plot([6.19057,5.91636] ,[4.95608, 6.20742], 'k')
  plot([6.19057,6.01318] ,[4.95608, 3.58759], 'k')
  plot([6.19057,5.73432] ,[4.95608, 6.78561], 'k')
  plot([6.19057,5.95007] ,[4.95608, 2.80799], 'k')
  plot([2.07512,1.61161] ,[6.46478, 6.31917], 'k')
  plot([2.07512,2.05663] ,[6.46478, 5.77256], 'k')
  plot([2.07512,2.08409] ,[6.46478, 7.28964], 'k')
  plot([2.07512,2.34589] ,[6.46478, 7.38221], 'k')
  plot([2.07512,2.30845] ,[6.46478, 8.12201], 'k')
  plot([2.07512,2.47088] ,[6.46478, 8.13014], 'k')
  plot([2.07512,1.65577] ,[6.46478, 8.53869], 'k')
  plot([3.64135,3.73834] ,[0.124229, 0.248942], 'k')
  plot([3.64135,3.71633] ,[0.124229, 0.41081], 'k')
  plot([3.64135,4.13044] ,[0.124229, 0.387375], 'k')
  plot([3.64135,4.14772] ,[0.124229, 0.745988], 'k')
  plot([3.64135,4.30779] ,[0.124229, 0.945295], 'k')
  plot([3.64135,4.80931] ,[0.124229, 0.0593302], 'k')
  plot([3.64135,4.42204] ,[0.124229, 1.16331], 'k')
  plot([3.64135,4.96463] ,[0.124229, 0.525622], 'k')
  plot([7.92036,7.71445] ,[7.42839, 6.78682], 'k')
  plot([7.92036,8.17853] ,[7.42839, 6.61044], 'k')
  plot([7.92036,8.84674] ,[7.42839, 7.13578], 'k')
  plot([7.92036,8.61179] ,[7.42839, 8.3472], 'k')
  plot([7.92036,8.94546] ,[7.42839, 6.3695], 'k')
  plot([7.92036,7.476] ,[7.42839, 9.14777], 'k')
  plot([7.92036,7.47601] ,[7.42839, 9.24599], 'k')
  plot([7.92036,9.8404] ,[7.42839, 7.59521], 'k')
  plot([7.92036,8.72906] ,[7.42839, 9.38582], 'k')
  plot([8.97626,8.61868] ,[3.92456, 4.15015], 'k')
  plot([8.97626,9.42607] ,[3.92456, 3.99754], 'k')
  plot([8.97626,8.69421] ,[3.92456, 3.51751], 'k')
  plot([8.97626,9.14173] ,[3.92456, 5.01807], 'k')
  plot([8.97626,8.58483] ,[3.92456, 5.24628], 'k')
  plot([8.97626,9.64376] ,[3.92456, 2.66676], 'k')
  plot([8.97626,9.70699] ,[3.92456, 5.36632], 'k')
  plot([8.97626,7.82444] ,[3.92456, 5.28703], 'k')
  plot([8.97626,8.1283] ,[3.92456, 2.29969], 'k')
  plot([0.150266,0.0545243] ,[5.52045, 6.38997], 'k')
  plot([0.150266,0.284309] ,[5.52045, 8.38748], 'k')
  plot([0.150266,0.367614] ,[5.52045, 8.49301], 'k')
  plot([2.12262,2.05663] ,[4.93907, 5.77256], 'k')
  plot([2.12262,1.57578] ,[4.93907, 4.15856], 'k')
  plot([2.12262,1.61161] ,[4.93907, 6.31917], 'k')
  plot([2.12262,2.07512] ,[4.93907, 6.46478], 'k')
  plot([2.12262,1.98985] ,[4.93907, 3.32525], 'k')
  plot([2.12262,1.96365] ,[4.93907, 3.08227], 'k')
  plot([5.68951,5.70916] ,[3.51799, 3.78843], 'k')
  plot([5.68951,6.01318] ,[3.51799, 3.58759], 'k')
  plot([5.68951,5.95007] ,[3.51799, 2.80799], 'k')
  plot([5.68951,5.99302] ,[3.51799, 4.66635], 'k')
  plot([5.68951,6.19057] ,[3.51799, 4.95608], 'k')
  plot([5.68951,5.60133] ,[3.51799, 1.62691], 'k')
  plot([3.99152,3.54641] ,[5.49365, 4.55184], 'k')
  plot([3.99152,4.29192] ,[5.49365, 4.30535], 'k')
  plot([3.99152,3.73515] ,[5.49365, 6.74084], 'k')
  plot([3.99152,3.92717] ,[5.49365, 3.97793], 'k')
  plot([3.99152,4.19513] ,[5.49365, 7.59349], 'k')
  plot([1.76305,1.76306] ,[1.55808, 1.70302], 'k')
  plot([1.76305,2.11231] ,[1.55808, 1.57208], 'k')
  plot([1.76305,1.73154] ,[1.55808, 1.93804], 'k')
  plot([1.76305,1.85941] ,[1.55808, 1.14928], 'k')
  plot([1.76305,2.2057] ,[1.55808, 1.23496], 'k')
  plot([1.76305,2.00098] ,[1.55808, 0.473928], 'k')
  plot([1.76305,1.51606] ,[1.55808, 0.433272], 'k')
  plot([1.76305,1.96365] ,[1.55808, 3.08227], 'k')
  plot([1.76305,2.25858] ,[1.55808, 0.0255504], 'k')
  plot([1.76305,1.98985] ,[1.55808, 3.32525], 'k')
  plot([2.28326,2.12262] ,[4.67019, 4.93907], 'k')
  plot([2.28326,2.05663] ,[4.67019, 5.77256], 'k')
  plot([2.28326,1.98985] ,[4.67019, 3.32525], 'k')
  plot([2.28326,1.96365] ,[4.67019, 3.08227], 'k')
  plot([2.28326,1.61161] ,[4.67019, 6.31917], 'k')
  plot([2.28326,2.07512] ,[4.67019, 6.46478], 'k')
  plot([1.94928,2.11231] ,[1.54588, 1.57208], 'k')
  plot([1.94928,1.76305] ,[1.54588, 1.55808], 'k')
  plot([1.94928,1.76306] ,[1.54588, 1.70302], 'k')
  plot([1.94928,2.2057] ,[1.54588, 1.23496], 'k')
  plot([1.94928,1.85941] ,[1.54588, 1.14928], 'k')
  plot([1.94928,1.73154] ,[1.54588, 1.93804], 'k')
  plot([1.94928,2.00098] ,[1.54588, 0.473928], 'k')
  plot([1.94928,1.51606] ,[1.54588, 0.433272], 'k')
  plot([1.94928,1.96365] ,[1.54588, 3.08227], 'k')
  plot([1.94928,2.25858] ,[1.54588, 0.0255504], 'k')
end
plot([0.5, 1.51606], [0.5, 0.433272], 'r', 'LineWidth', 2)
plot([1.51606, 1.96365], [0.433272, 3.08227], 'r', 'LineWidth', 2)
plot([1.96365, 2.05663], [3.08227, 5.77256], 'r', 'LineWidth', 2)
plot([2.05663, 2.08409], [5.77256, 7.28964], 'r', 'LineWidth', 2)
plot([2.08409, 2.09253], [7.28964, 9.17029], 'r', 'LineWidth', 2)
plot([2.09253, 4.09288], [9.17029, 9.06242], 'r', 'LineWidth', 2)
plot([4.09288, 4.19513], [9.06242, 7.59349], 'r', 'LineWidth', 2)
plot([4.19513, 3.99152], [7.59349, 5.49365], 'r', 'LineWidth', 2)
plot([3.99152, 3.92717], [5.49365, 3.97793], 'r', 'LineWidth', 2)
plot([3.92717, 4.30779], [3.97793, 0.945295], 'r', 'LineWidth', 2)
plot([4.30779, 5.49479], [0.945295, 0.922157], 'r', 'LineWidth', 2)
plot([5.49479, 5.60133], [0.922157, 1.62691], 'r', 'LineWidth', 2)
plot([5.60133, 5.70916], [1.62691, 3.78843], 'r', 'LineWidth', 2)
plot([5.70916, 5.91636], [3.78843, 6.20742], 'r', 'LineWidth', 2)
plot([5.91636, 6.3122], [6.20742, 9.1585], 'r', 'LineWidth', 2)
plot([6.3122, 8.72906], [9.1585, 9.38582], 'r', 'LineWidth', 2)
plot([8.72906, 9], [9.38582, 9], 'r', 'LineWidth', 2)
text(0.5, 0.5,'S','FontSize',12)
text(9, 9,'G','FontSize',12)
hold off
title('Number of nodes is 100 and K (number of edge attempts) is 10')
axis equal